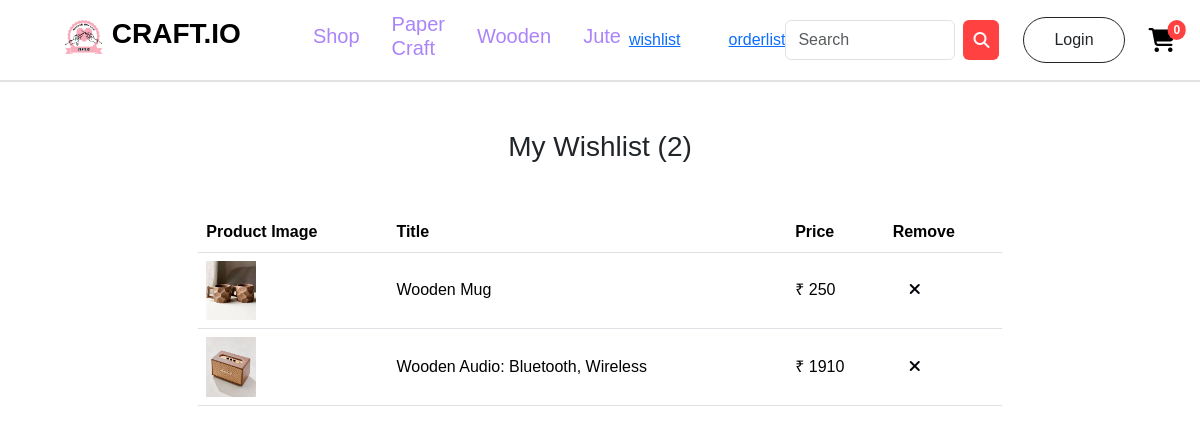
Before: /customer/wishlist/ (signed in) with the older database file.
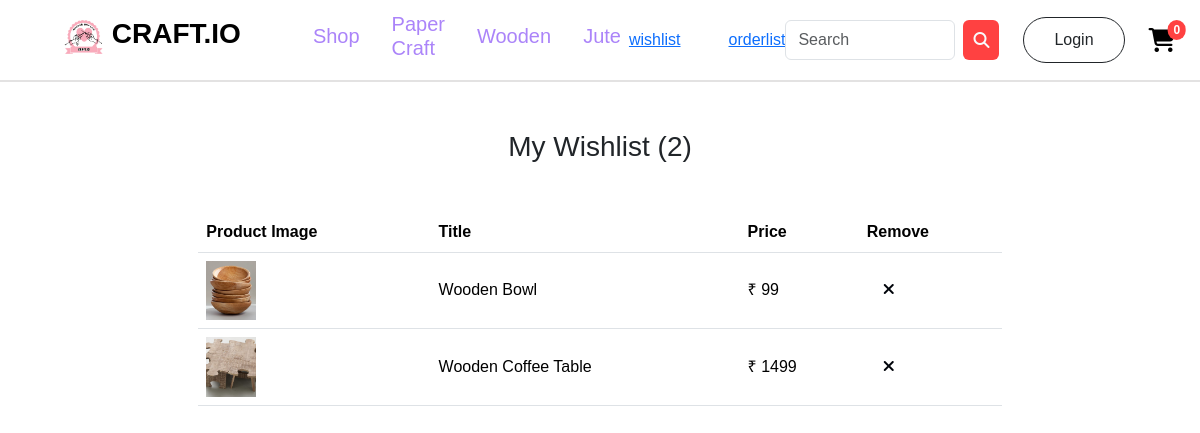
After: the same page with the newer database file.
### account/models.py (models this page shows, shortened)
class Wishlist(models.Model):
    user = models.ForeignKey(User, on_delete=models.CASCADE)
    product = models.ForeignKey(Productss, on_delete=models.CASCADE)

class Productss(models.Model):
    title=models.CharField(max_length=100)
    description=models.CharField(max_length=500)
    price=models.IntegerField()
    offerprice=models.IntegerField()
    image=models.ImageField(upload_to='product_images')
    stock=models.IntegerField()
    ShippingFee=models.CharField(max_length=100,default='Free')
    created_at = models.DateTimeField(default=timezone.now)
    options=(
        ('PaperCraft','PaperCraft'),
        ('Wooden','Wooden'),
        ('Jute','Jute'),
    )
    category=models.CharField(max_length=100,choices=options)

### customer/views.py (the view)
# urls.py: path('wishlist/',wishlist_view, name='wishlist_view'),
@login_required
def wishlist_view(request):
    wishlist_items = Wishlist.objects.filter(user=request.user)
    return render(request, 'wishlist.html', {'wishlist_items': wishlist_items})

### customer/context_processors.py (called while the page is built)
def item_count(request):
    if request.user.is_authenticated:
        cart_count=Cart.objects.filter(user=request.user).count()
        wishlist_count=Wishlist.objects.filter(user=request.user).count()
        order_count=Orders.objects.filter(user=request.user).count()
        return {'cart':cart_count,'wishlist':wishlist_count,'order':order_count}
    else:
        return {"cart":0,'wishlist':0,"order":0}

### customer/templates/wishlist.html
{% extends 'navbar.html' %}
{% block nav %}
    {% if wishlist_items %}
    <div class="container mt-5">
        <h3 class="text-center">My Wishlist
            ({{wishlist}})
        </h3>
    <div class="table-container" style="width: 72%; margin: 0 auto;">
        <table class="table mt-5">
            <thead>
                <tr>
                    <th>Product Image</th>
                    <th>Title</th>
                    <th>Price</th>
                    <th>Remove</th>
                </tr>
            </thead>
            <tbody>
            {% for item in wishlist_items %}
                <tr class="align-middle">
                    <td>
                        <a href="{% url 'pdetail' item.product.id %}">
                            <img src="{{ item.product.image.url }}" alt="{{ item.product.title }}" class="img-fluid" height="50px" width="50px">
                        </a>
                    </td>
                    <td>{{ item.product.title }}</td>
                    <td>&#8377; {{ item.product.offerprice }}</td>
                    <td>
                        <a href="{% url 'remove_from_wishlist' item.product.id %}"  class="ms-3"><i class="fa-solid fa-xmark" style="color: #00040a;"></i></a>
                    </td>
                </tr>
            {% endfor %}
            </tbody>
        </table>
    </div>
</div>
    {% else %}
    <div style="display: flex; justify-content: center; align-items: center; height: 80vh;margin-top: 30px;">
        <img src="https://i.pinimg.com/originals/f6/e4/64/f6e464230662e7fa4c6a4afb92631aed.png" class="img-fluid rounded-top" alt=""/>
    </div>
    {% endif %}
{% endblock nav %}

### customer/templates/navbar.html (shortened to what this page needs)
{% load static %}
<!DOCTYPE html>
<html lang="en">
<head>
    <link
        href="https://cdn.jsdelivr.net/npm/bootstrap@5.3.2/dist/css/bootstrap.min.css"
        rel="stylesheet"
    />
    <link
        rel="stylesheet"
        href="https://cdnjs.cloudflare.com/ajax/libs/font-awesome/6.7.1/css/all.min.css"
    />
</head>
<body>
    <nav class="navbar navbar-expand-lg navbar-light p-1 ms-5 ">
        <div class="container-fluid">
            <a class="navbar-brand me-5" href="#">
                <h3 style="font-weight: 700; font-family: 'Times New Roman', Times, serif;">
                    <img src="{% static 'image/logo5.png' %}" alt="" style="height: 40px;">
                    CRAFT.IO
                </h3>
            </a>
            <div class="collapse navbar-collapse d-flex justify-content-center" id="navbarTogglerDemo03">
                <ul class="navbar-nav mx-auto mb-2 mb-lg-0">
                    <li class="nav-item">
                        <a class="nav-link" href="{% url 'shop' %}" style="color: rgb(171, 132, 249);">
                            <h5 class="ms-3">Shop</h5>
                        </a>
                    </li>
                    <li class="nav-item">
                        <a class="nav-link" href="{% url 'products' 'PaperCraft' %}" style="color: rgb(171, 132, 249);">
                            <h5 class="ms-3">Paper Craft</h5>
                        </a>
                    </li>
                    <li class="nav-item">
                        <a class="nav-link" href="{% url 'products' 'Wooden' %}" style="color: rgb(171, 132, 249);">
                            <h5 class="ms-3">Wooden</h5>
                        </a>
                    </li>
                    <li class="nav-item">
                        <a class="nav-link" href="{% url 'products' 'Jute' %}" style="color: rgb(171, 132, 249);">
                            <h5 class="ms-3">Jute</h5>
                        </a>
                    </li>
                </ul>
            <a href="{% url 'wishlist_view' %}">wishlist</a>
            <a href="{% url 'orderlist' %}" class="ms-5">orderlist</a>
                <form class="d-flex align-items-center">
                    <input class="form-control me-2" type="search" placeholder="Search" aria-label="Search" style="width: 170px; height: 40px;">
                    <button class="btn" type="submit" style="height: 40px; background-color: #ff4141; padding: 10px; border: none;">
                        <i class="fa-solid fa-magnifying-glass" style="color: #f9fafb;"></i>
                    </button>
                    <a href="{% url 'login' %}" class="btn btn-outline-dark rounded-btn ms-4" style="border-radius: 30px; padding: 10px 30px;">Login</a>
                    <a href="{% url 'cartlist' %}" class="d-flex justify-content-center align-items-center ms-4" style="text-decoration: none;">
                        <i class="fa-solid fa-cart-shopping fa-xl me-5" style="color:black;"></i>
                        <span class="position-absolute top-7 start-90 translate-middle badge rounded-pill" style="background-color:#ff4141;padding: 4px 6px 4px 6px;">
                            {{cart}}
                          </span>
                    </a>
                </form>
            </div>
        </div>
    </nav>
    <hr>
    {% block nav %}
    {% endblock nav %}
</body>
</html>

### customer/templates/navbar.html (style rules this page uses)
* { font-family: 'Parkinsans', sans-serif !important; }
.fa-solid { font-family: "Font Awesome 6 Free", sans-serif !important; }
.navbar-nav .nav-item { display: flex; align-items: center; }
.form-control, .btn { display: flex; align-items: center; }
.navbar { position: relative; }
.navbar + hr { margin-top: 0; border: none; border-top: 2px solid #8e8d8d; margin-bottom: 0; }
.navbar { position: sticky; top: 0; z-index: 1030; background-color: white; }

Changed rows visible on the page:
removed Wishlist: product.image (picture), product "Wooden Mug", product.offerprice "250"
removed Wishlist: product.image (picture), product "Wooden Audio: Bluetooth, Wireless", product.offerprice "1910"
added Wishlist: product.image (picture), product "Wooden Bowl", product.offerprice "99"
added Wishlist: product.image (picture), product "Wooden Coffee Table", product.offerprice "1499"
